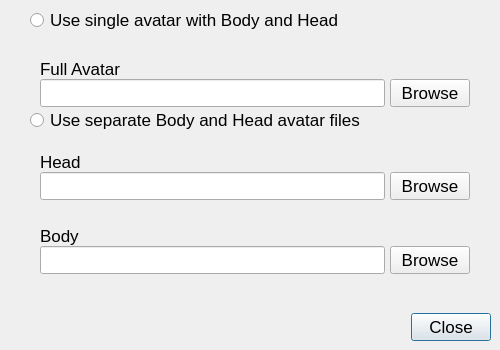
<?xml version="1.0" encoding="UTF-8"?>
<ui version="4.0">
 <class>AvatarAppearanceDialog</class>
 <widget class="QDialog" name="AvatarAppearanceDialog">
  <property name="geometry">
   <rect>
    <x>0</x>
    <y>0</y>
    <width>500</width>
    <height>350</height>
   </rect>
  </property>
  <property name="sizePolicy">
   <sizepolicy hsizetype="Fixed" vsizetype="Fixed">
    <horstretch>0</horstretch>
    <verstretch>0</verstretch>
   </sizepolicy>
  </property>
  <property name="minimumSize">
   <size>
    <width>500</width>
    <height>350</height>
   </size>
  </property>
  <property name="maximumSize">
   <size>
    <width>500</width>
    <height>16777215</height>
   </size>
  </property>
  <property name="font">
   <font>
    <pointsize>13</pointsize>
   </font>
  </property>
  <layout class="QVBoxLayout" name="verticalLayout">
   <property name="leftMargin">
    <number>0</number>
   </property>
   <property name="topMargin">
    <number>0</number>
   </property>
   <property name="rightMargin">
    <number>0</number>
   </property>
   <property name="bottomMargin">
    <number>0</number>
   </property>
   <item>
    <widget class="QScrollArea" name="scrollArea">
     <property name="sizePolicy">
      <sizepolicy hsizetype="Expanding" vsizetype="Expanding">
       <horstretch>0</horstretch>
       <verstretch>0</verstretch>
      </sizepolicy>
     </property>
     <property name="frameShape">
      <enum>QFrame::NoFrame</enum>
     </property>
     <property name="frameShadow">
      <enum>QFrame::Plain</enum>
     </property>
     <property name="lineWidth">
      <number>0</number>
     </property>
     <property name="widgetResizable">
      <bool>true</bool>
     </property>
     <widget class="QWidget" name="scrollAreaWidgetContents">
      <property name="geometry">
       <rect>
        <x>0</x>
        <y>-107</y>
        <width>485</width>
        <height>1550</height>
       </rect>
      </property>
      <layout class="QVBoxLayout" name="verticalLayout_2">
       <property name="spacing">
        <number>0</number>
       </property>
       <property name="leftMargin">
        <number>30</number>
       </property>
       <property name="topMargin">
        <number>0</number>
       </property>
       <property name="rightMargin">
        <number>30</number>
       </property>
       <property name="bottomMargin">
        <number>10</number>
       </property>

       
       <item>
        <layout class="QVBoxLayout" name="verticalLayout_4">
         <property name="spacing">
          <number>0</number>
         </property>
         <property name="topMargin">
          <number>7</number>
         </property>
         <property name="bottomMargin">
          <number>7</number>
         </property>
         
         
         
       <item>
        <widget class="QRadioButton" name="useFullAvatar">
         <property name="font">
          <font>
           <family>Arial</family>
          </font>
         </property>
         <property name="text">
          <string>Use single avatar with Body and Head</string>
         </property>
        </widget>
       </item>



       <item>
        <layout class="QVBoxLayout" name="verticalLayout_fullAvatar">
         <property name="spacing">
          <number>0</number>
         </property>
         <property name="leftMargin">
          <number>10</number>
         </property>
         <property name="topMargin">
          <number>0</number>
         </property>
         <property name="bottomMargin">
          <number>0</number>
         </property>
         
         
         <item>
          <widget class="QLabel" name="fullAvatarNameLabel">
           <property name="font">
            <font>
             <family>Arial</family>
            </font>
           </property>
           <property name="text">
            <string>Full Avatar</string>
           </property>
           <property name="alignment">
            <set>Qt::AlignBottom|Qt::AlignLeading|Qt::AlignLeft</set>
           </property>
           <property name="buddy">
            <cstring>fullAvatarURLEdit</cstring>
           </property>
          </widget>
         </item>

         <item>
          <layout class="QHBoxLayout" name="horizontalLayout_fullAvatar">

           <item>
            <widget class="QLineEdit" name="fullAvatarURLEdit">
             <property name="minimumSize">
              <size>
               <width>0</width>
               <height>0</height>
              </size>
             </property>
            </widget>
           </item>

           <item>
            <spacer name="horizontalSpacer_fullAvatar">
             <property name="orientation">
              <enum>Qt::Horizontal</enum>
             </property>
             <property name="sizeType">
              <enum>QSizePolicy::Fixed</enum>
             </property>
             <property name="sizeHint" stdset="0">
              <size>
               <width>5</width>
               <height>0</height>
              </size>
             </property>
            </spacer>
           </item>

           <item>
            <widget class="QPushButton" name="buttonBrowseFullAvatar">
             <property name="font">
              <font>
               <family>Arial</family>
              </font>
             </property>
             <property name="text">
              <string>Browse</string>
             </property>
             <property name="iconSize">
              <size>
               <width>0</width>
               <height>0</height>
              </size>
             </property>
            </widget>
           </item>
           
           
           
          </layout>
         </item>
         
         
         
        </layout>
        
        
        
        
       </item>

       <item>
        <widget class="QRadioButton" name="useSeparateBodyAndHead">
         <property name="font">
          <font>
           <family>Arial</family>
          </font>
         </property>
         <property name="text">
          <string>Use separate Body and Head avatar files</string>
         </property>
        </widget>
       </item>


       <item>
        <layout class="QVBoxLayout" name="verticalLayout_separateParts_head">
         <property name="spacing">
          <number>0</number>
         </property>
         <property name="leftMargin">
          <number>10</number>
         </property>
         <property name="topMargin">
          <number>7</number>
         </property>
         <property name="bottomMargin">
          <number>7</number>
         </property>



         <item>
          <widget class="QLabel" name="headNameLabel">
           <property name="font">
            <font>
             <family>Arial</family>
            </font>
           </property>
           <property name="text">
            <string>Head</string>
           </property>
           <property name="alignment">
            <set>Qt::AlignBottom|Qt::AlignLeading|Qt::AlignLeft</set>
           </property>
          </widget>

         </item>
         
         
         <item>
          <layout class="QHBoxLayout" name="horizontalLayout">
           <property name="spacing">
            <number>0</number>
           </property>
           <item>
            <widget class="QLineEdit" name="faceURLEdit"/>
           </item>
           <item>
            <spacer name="horizontalSpacer">
             <property name="orientation">
              <enum>Qt::Horizontal</enum>
             </property>
             <property name="sizeType">
              <enum>QSizePolicy::Fixed</enum>
             </property>
             <property name="sizeHint" stdset="0">
              <size>
               <width>5</width>
               <height>20</height>
              </size>
             </property>
            </spacer>
           </item>
           <item>
            <widget class="QPushButton" name="buttonBrowseHead">
             <property name="font">
              <font>
               <family>Arial</family>
              </font>
             </property>
             <property name="text">
              <string>Browse</string>
             </property>
             <property name="iconSize">
              <size>
               <width>0</width>
               <height>0</height>
              </size>
             </property>
            </widget>
           </item>
          </layout>
         </item>
         
         
        </layout>
       </item>

       <item>
        <layout class="QVBoxLayout" name="verticalLayout_separateParts_body">
         <property name="spacing">
          <number>0</number>
         </property>
         <property name="leftMargin">
          <number>10</number>
         </property>
         <property name="topMargin">
          <number>7</number>
         </property>
         <property name="bottomMargin">
          <number>7</number>
         </property>
         
         <item>
          <widget class="QLabel" name="bodyNameLabel">
           <property name="font">
            <font>
             <family>Arial</family>
            </font>
           </property>
           <property name="text">
            <string>Body</string>
           </property>
           <property name="alignment">
            <set>Qt::AlignBottom|Qt::AlignLeading|Qt::AlignLeft</set>
           </property>
           <property name="buddy">
            <cstring>skeletonURLEdit</cstring>
           </property>
          </widget>

         </item>
         <item>
          <layout class="QHBoxLayout" name="horizontalLayout_skeletonURL">
           <property name="spacing">
            <number>0</number>
           </property>
           <item>
            <widget class="QLineEdit" name="skeletonURLEdit">
             <property name="minimumSize">
              <size>
               <width>0</width>
               <height>0</height>
              </size>
             </property>
            </widget>
           </item>
           <item>
            <spacer name="horizontalSpacer_10">
             <property name="orientation">
              <enum>Qt::Horizontal</enum>
             </property>
             <property name="sizeType">
              <enum>QSizePolicy::Fixed</enum>
             </property>
             <property name="sizeHint" stdset="0">
              <size>
               <width>5</width>
               <height>20</height>
              </size>
             </property>
            </spacer>
           </item>
           <item>
            <widget class="QPushButton" name="buttonBrowseBody">
             <property name="font">
              <font>
               <family>Arial</family>
              </font>
             </property>
             <property name="text">
              <string>Browse</string>
             </property>
             <property name="iconSize">
              <size>
               <width>0</width>
               <height>0</height>
              </size>
             </property>
            </widget>
           </item>
          </layout>
         </item>
        </layout>
       </item>




        </layout>
       </item>


      </layout>
     </widget>
    </widget>
   </item>
   <item>
    <widget class="QFrame" name="buttonsPanel">
     <property name="frameShape">
      <enum>QFrame::NoFrame</enum>
     </property>
     <property name="frameShadow">
      <enum>QFrame::Raised</enum>
     </property>
     <layout class="QHBoxLayout" name="horizontalLayout_12">
      <item>
       <layout class="QHBoxLayout" name="buttonsHBox_2">
        <item>
         <spacer name="horizontalSpacer_14">
          <property name="orientation">
           <enum>Qt::Horizontal</enum>
          </property>
          <property name="sizeHint" stdset="0">
           <size>
            <width>40</width>
            <height>20</height>
           </size>
          </property>
         </spacer>
        </item>
        <item>
         <widget class="QPushButton" name="defaultButton">
          <property name="font">
           <font>
            <family>Arial</family>
           </font>
          </property>
          <property name="text">
           <string>Close</string>
          </property>
          <property name="default">
           <bool>true</bool>
          </property>
          <property name="flat">
           <bool>false</bool>
          </property>
         </widget>
        </item>
       </layout>
      </item>
     </layout>
    </widget>
   </item>
  </layout>
 </widget>
 <resources/>
</ui>
